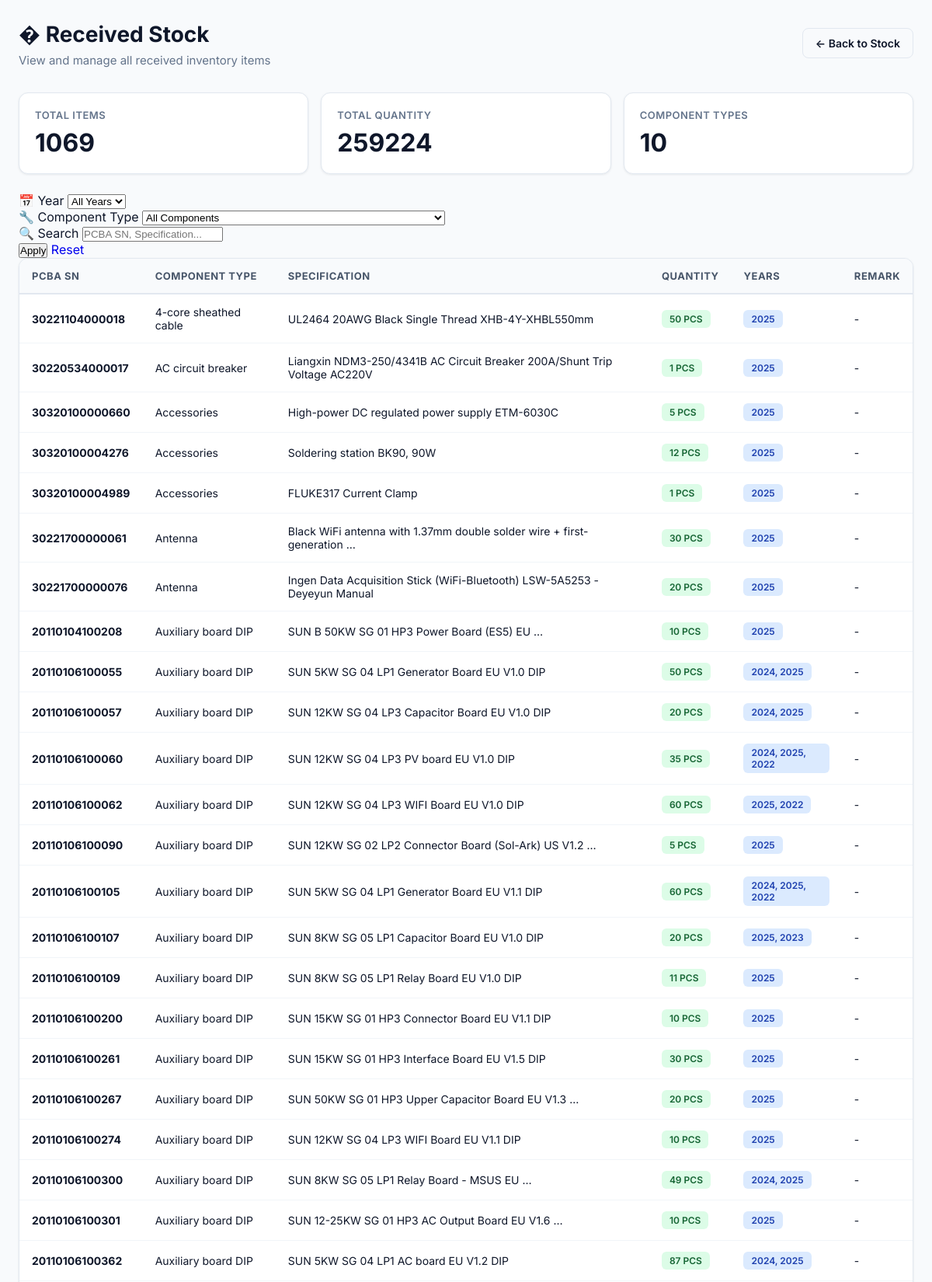
Page /stock/received/ (signed in, upper part) on the committed database.
### forms/models.py (models this page shows, shortened)
class StockItem(models.Model):
    pcba_sn_old = models.CharField(max_length=100, blank=True, null=True, verbose_name="PCBA SN (old)")
    pcba_sn_new = models.CharField(max_length=100, db_index=True, verbose_name="PCBA SN (new)")
    component_type = models.CharField(max_length=255, blank=True, null=True)
    specification = models.TextField(blank=True, null=True)
    quantity = models.DecimalField(max_digits=10, decimal_places=2, default=0)
    remark = models.TextField(blank=True, null=True)
    year = models.IntegerField(default=2025, db_index=True, help_text="Year of stock entry")
    shipment_date = models.DateField(null=True, blank=True, help_text="Date of shipment received")
    created_at = models.DateTimeField(auto_now_add=True)
    updated_at = models.DateTimeField(auto_now=True)
    class Meta:
        db_table = 'stock_items'
        verbose_name = 'Stock Item'
        verbose_name_plural = 'Stock Items'
        ordering = ['-shipment_date', '-year', 'component_type', 'pcba_sn_new']
        indexes = [
            models.Index(fields=['year', 'component_type']),
            models.Index(fields=['pcba_sn_new']),
            models.Index(fields=['shipment_date']),
        ]

### forms/views.py (the view, shortened to what this page needs)
# urls.py: path('stock/received/', views.received_stock, name='received_stock'),
@login_required
def received_stock(request):
    if not request.user.is_superuser:
        from django.http import HttpResponseForbidden
        return HttpResponseForbidden("You do not have permission to view received stock.")
    """Received stock dashboard with filtering"""
    from .models import StockItem
    from django.db.models import Q
    selected_year = request.GET.get('year', 'all')
    selected_component = request.GET.get('component', 'all')
    search_query = request.GET.get('search', '').strip()
    years = StockItem.objects.values_list('year', flat=True).distinct().order_by('-year')
    all_component_types = StockItem.objects.values_list('component_type', flat=True).distinct().order_by('component_type')
    all_component_types = [ct for ct in all_component_types if ct]  # Remove empty values
    stock_items = StockItem.objects.all()
    if selected_year != 'all':
        try:
            year_int = int(selected_year)
            stock_items = stock_items.filter(year=year_int)
        except ValueError:
            pass
    if selected_component != 'all':
        stock_items = stock_items.filter(component_type=selected_component)
    total_items = stock_items.count()
    total_quantity = stock_items.aggregate(total=Sum('quantity'))['total'] or 0
    component_types = stock_items.values('component_type').annotate(
        count=Count('id'),
        total_qty=Sum('quantity')
    ).order_by('-count')[:10]
    merged = {}
    for item in stock_items.order_by('pcba_sn_new'):
        key = item.pcba_sn_new
        if key not in merged:
            merged[key] = {
                'pcba_sn_new': item.pcba_sn_new,
                'pcba_sn_old': item.pcba_sn_old,
                'component_type': item.component_type,
                'specification': item.specification,
                'quantity': item.quantity,
                'years': {item.year} if item.year else set(),
                'remark': item.remark or '',
            }
        else:
            merged[key]['quantity'] += item.quantity
            if item.pcba_sn_old and not merged[key]['pcba_sn_old']:
                merged[key]['pcba_sn_old'] = item.pcba_sn_old
            if item.component_type and not merged[key]['component_type']:
                merged[key]['component_type'] = item.component_type
            if item.specification and not merged[key]['specification']:
                merged[key]['specification'] = item.specification
            if item.remark:
                if merged[key]['remark'] and item.remark not in merged[key]['remark']:
                    merged[key]['remark'] = f"{merged[key]['remark']}; {item.remark}"
                elif not merged[key]['remark']:
                    merged[key]['remark'] = item.remark
            if item.year:
                merged[key]['years'].add(item.year)
    merged_list = list(merged.values())
    merged_list.sort(key=lambda x: (
        -(max(x['years']) if x['years'] else 0),
        x['component_type'] or '',
        x['pcba_sn_new']
    ))
    total_items = len(merged_list)
    total_quantity = sum([m['quantity'] for m in merged_list])
    from django.core.paginator import Paginator
    paginator = Paginator(merged_list, 50)
    page_number = request.GET.get('page', 1)
    page_obj = paginator.get_page(page_number)
    context = {
        'years': years,
        'selected_year': selected_year,
        'all_component_types': all_component_types,
        'selected_component': selected_component,
        'search_query': search_query,
        'stock_items': page_obj,
        'total_items': total_items,
        'total_quantity': total_quantity,
        'component_types': component_types,
    }
    return render(request, 'forms/received_stock.html', context)

### forms/templates/forms/received_stock.html (shortened to what this page needs)
<!DOCTYPE html>
<html lang="en">
<head>
</head>
<body>
<div class="container">
    <div class="header">
        <div class="title-section">
            <h1>� Received Stock</h1>
            <div class="subtitle">View and manage all received inventory items</div>
        </div>
        <div class="header-actions">
            <a class="btn btn-ghost" href="{% url 'forms:stock' %}">← Back to Stock</a>
        </div>
    </div>
    <div class="stats-grid">
        <div class="stat-card">
            <div class="stat-label">Total Items</div>
            <div class="stat-value">{{ total_items|default:0 }}</div>
        </div>
        <div class="stat-card">
            <div class="stat-label">Total Quantity</div>
            <div class="stat-value">{{ total_quantity|floatformat:0|default:0 }}</div>
        </div>
        <div class="stat-card">
            <div class="stat-label">Component Types</div>
            <div class="stat-value">{{ component_types|length|default:0 }}</div>
        </div>
    </div>
    <div class="filter-section">
        <form method="GET" action="{% url 'forms:received_stock' %}" id="filterForm">
            <div class="filter-row">
                <div class="filter-group">
                    <label class="filter-label">📅 Year</label>
                    <select name="year" class="filter-select" onchange="document.getElementById('filterForm').submit()">
                        <option value="all" {% if selected_year == 'all' %}selected{% endif %}>All Years</option>
                    </select>
                </div>
                <div class="filter-group">
                    <label class="filter-label">🔧 Component Type</label>
                    <select name="component" class="filter-select" onchange="document.getElementById('filterForm').submit()">
                        <option value="all" {% if selected_component == 'all' %}selected{% endif %}>All Components</option>
                    </select>
                </div>
                <div class="filter-group">
                    <label class="filter-label">🔍 Search</label>
                    <input type="text" name="search" class="filter-input" placeholder="PCBA SN, Specification..." value="{{ search_query }}" />
                </div>
                <div class="filter-group">
                    <div class="filter-actions">
                        <button type="submit" class="btn-filter btn-apply">Apply</button>
                        <a href="{% url 'forms:received_stock' %}" class="btn-filter btn-reset" style="text-decoration: none; text-align: center;">Reset</a>
                    </div>
                </div>
            </div>
        </form>
    </div>
    <div class="table-container">
        {% if stock_items %}
        <table>
            <thead>
                <tr>
                    <th>PCBA SN</th>
                    <th>Component Type</th>
                    <th>Specification</th>
                    <th>Quantity</th>
                    <th>Years</th>
                    <th>Remark</th>
                </tr>
            </thead>
            <tbody>
                {% for item in stock_items %}
                <tr>
                    <td><strong>{{ item.pcba_sn_new }}</strong></td>
                    <td>{{ item.component_type|default:"-" }}</td>
                    <td>{{ item.specification|truncatewords:10|default:"-" }}</td>
                    <td><span class="badge badge-qty">{{ item.quantity|floatformat:0 }} PCS</span></td>
                    <td><span class="badge badge-year">{{ item.years|join:", " }}</span></td>
                    <td>{{ item.remark|truncatewords:8|default:"-" }}</td>
                </tr>
                {% endfor %}
            </tbody>
        </table>
        {% else %}
        <div class="empty-state">
            <div class="empty-state-icon">📭</div>
            <p>No stock items found. Import data using: <code>python manage.py import_stock_data</code></p>
        </div>
        {% endif %}
    </div>
</div>
</body>
</html>

### forms/templates/forms/received_stock.html (style rules this page uses)
* { margin: 0; padding: 0; box-sizing: border-box; }
body { font-family: 'Inter', -apple-system, BlinkMacSystemFont, 'Segoe UI', sans-serif; background: #f8fafc; color: #0f172a; padding: 24px; }
.container { max-width: 1400px; margin: 0 auto; }
.header { display: flex; justify-content: space-between; align-items: center; margin-bottom: 32px; flex-wrap: wrap; gap: 16px; }
.title-section h1 { font-size: 28px; font-weight: 700; margin-bottom: 6px; }
.subtitle { color: #64748b; font-size: 15px; }
.header-actions { display: flex; gap: 12px; align-items: center; }
.stats-grid { display: grid; grid-template-columns: repeat(auto-fit, minmax(240px, 1fr)); gap: 16px; margin-bottom: 24px; }
.stat-card { background: white; border: 1px solid #e2e8f0; border-radius: 12px; padding: 20px; box-shadow: 0 1px 3px rgba(15, 23, 42, 0.08); }
.stat-label { font-size: 13px; color: #64748b; font-weight: 600; text-transform: uppercase; letter-spacing: 0.5px; margin-bottom: 8px; }
.stat-value { font-size: 32px; font-weight: 700; color: #0f172a; }
.table-container { background: white; border: 1px solid #e2e8f0; border-radius: 12px; overflow: hidden; box-shadow: 0 1px 3px rgba(15, 23, 42, 0.08); }
table { width: 100%; border-collapse: collapse; }
th { background: #f8fafc; padding: 14px 16px; text-align: left; font-size: 13px; font-weight: 700; color: #475569; text-transform: uppercase; letter-spacing: 0.5px; border-bottom: 2px solid #e2e8f0; }
td { padding: 14px 16px; border-bottom: 1px solid #f1f5f9; font-size: 14px; color: #0f172a; }
.badge { display: inline-block; padding: 4px 10px; border-radius: 6px; font-size: 12px; font-weight: 600; }
.badge-year { background: #dbeafe; color: #1e40af; }
.badge-qty { background: #dcfce7; color: #166534; }
.btn { display: inline-flex; align-items: center; gap: 8px; padding: 10px 16px; border-radius: 8px; font-weight: 600; font-size: 14px; cursor: pointer; text-decoration: none; transition: all 0.2s; border: 1px solid transparent; }
.btn-ghost { background: #f8fafc; color: #0f172a; border-color: #e2e8f0; }

### rows in the picture
StockItem: pcba_sn_new "30221104000018", component_type "4-core sheathed cable", specification "UL2464 20AWG Black Single Thread XHB-4Y-XHBL550mm", quantity "50"
StockItem: pcba_sn_new "30220534000017", component_type "AC circuit breaker", specification "Liangxin NDM3-250/4341B AC Circuit Breaker 200A/Shunt Trip Voltage AC220V", quantity "1"
StockItem: pcba_sn_new "30320100000660", component_type "Accessories", specification "High-power DC regulated power supply ETM-6030C", quantity "5"
StockItem: pcba_sn_new "30320100004276", component_type "Accessories", specification "Soldering station BK90, 90W", quantity "12"
StockItem: pcba_sn_new "30320100004989", component_type "Accessories", specification "FLUKE317 Current Clamp", quantity "1"
StockItem: pcba_sn_new "30221700000061", component_type "Antenna", specification "Black WiFi antenna with 1.37mm double solder wire + first-generation …", quantity "30"
StockItem: pcba_sn_new "30221700000076", component_type "Antenna", specification "Ingen Data Acquisition Stick (WiFi-Bluetooth) LSW-5A5253 - Deyeyun Manual", quantity "20"
StockItem: pcba_sn_new "20110104100208", component_type "Auxiliary board DIP", specification "SUN B 50KW SG 01 HP3 Power Board (ES5) EU …", quantity "10"
StockItem: pcba_sn_new "20110106100055", component_type "Auxiliary board DIP", specification "SUN 5KW SG 04 LP1 Generator Board EU V1.0 DIP"
StockItem: pcba_sn_new "20110106100057", component_type "Auxiliary board DIP", specification "SUN 12KW SG 04 LP3 Capacitor Board EU V1.0 DIP"
StockItem: pcba_sn_new "20110106100060", component_type "Auxiliary board DIP", specification "SUN 12KW SG 04 LP3 PV board EU V1.0 DIP"
StockItem: pcba_sn_new "20110106100062", component_type "Auxiliary board DIP", specification "SUN 12KW SG 04 LP3 WIFI Board EU V1.0 DIP"
StockItem: pcba_sn_new "20110106100090", component_type "Auxiliary board DIP", specification "SUN 12KW SG 02 LP2 Connector Board (Sol-Ark) US V1.2 …", quantity "5"
StockItem: pcba_sn_new "20110106100105", component_type "Auxiliary board DIP", specification "SUN 5KW SG 04 LP1 Generator Board EU V1.1 DIP"
StockItem: pcba_sn_new "20110106100107", component_type "Auxiliary board DIP", specification "SUN 8KW SG 05 LP1 Capacitor Board EU V1.0 DIP"
StockItem: pcba_sn_new "20110106100109", component_type "Auxiliary board DIP", specification "SUN 8KW SG 05 LP1 Relay Board EU V1.0 DIP", quantity "11"
StockItem: pcba_sn_new "20110106100200", component_type "Auxiliary board DIP", specification "SUN 15KW SG 01 HP3 Connector Board EU V1.1 DIP", quantity "10"
StockItem: pcba_sn_new "20110106100261", component_type "Auxiliary board DIP", specification "SUN 15KW SG 01 HP3 Interface Board EU V1.5 DIP", quantity "30"
StockItem: pcba_sn_new "20110106100267", component_type "Auxiliary board DIP", specification "SUN 50KW SG 01 HP3 Upper Capacitor Board EU V1.3 …", quantity "20"
StockItem: pcba_sn_new "20110106100274", component_type "Auxiliary board DIP", specification "SUN 12KW SG 04 LP3 WIFI Board EU V1.1 DIP", quantity "10"
StockItem: pcba_sn_new "20110106100300", component_type "Auxiliary board DIP", specification "SUN 8KW SG 05 LP1 Relay Board - MSUS EU …"
StockItem: pcba_sn_new "20110106100301", component_type "Auxiliary board DIP", specification "SUN 12-25KW SG 01 HP3 AC Output Board EU V1.6 …", quantity "10"
StockItem: pcba_sn_new "20110106100362", component_type "Auxiliary board DIP", specification "SUN 5KW SG 04 LP1 AC board EU V1.2 DIP"

### other values in the picture
{{ total_items|default:0 }} "1069"
{{ total_quantity|floatformat:0|default:0 }} "259224"
{{ component_types|length|default:0 }} "10"
{{ item.years|join:", " }} "2025" "2025" "2025" "2025" "2025" "2025" "2025" "2025" "2024, 2025" "2024, 2025" "2024, 2025, 2022" "2025, 2022" "2025" "2024, 2025, 2022" "2025, 2023" "2025" "2025" "2025" "2025" "2025" "2024, 2025" "2025" "2024, 2025"
{{ item.remark|truncatewords:8|default:"-" }} "-" "-" "-" "-" "-" "-" "-" "-" "-" "-" "-" "-" "-" "-" "-" "-" "-" "-" "-" "-" "-" "-" "-"
{{ item.quantity|floatformat:0 }} "50" "20" "35" "60" "60" "20" "49" "87"
